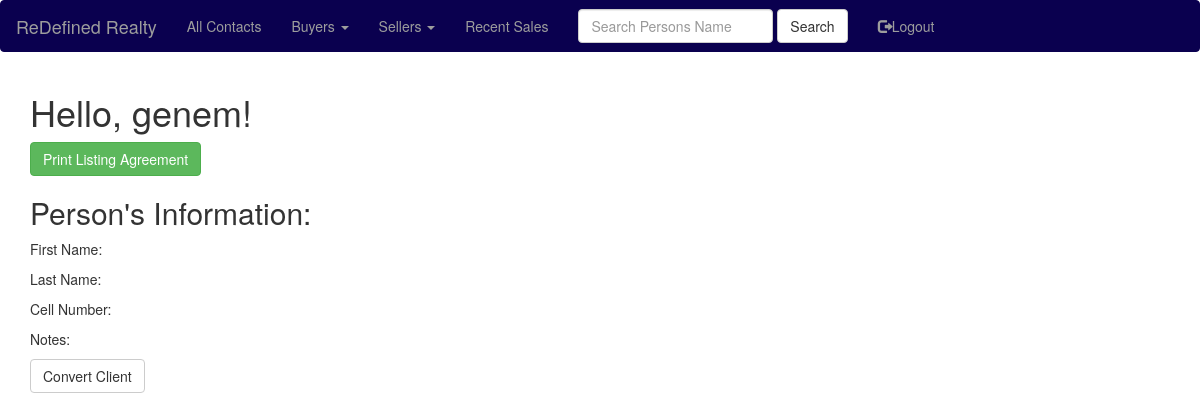
Page /convert_client/5 (signed in) on the earlier database version.
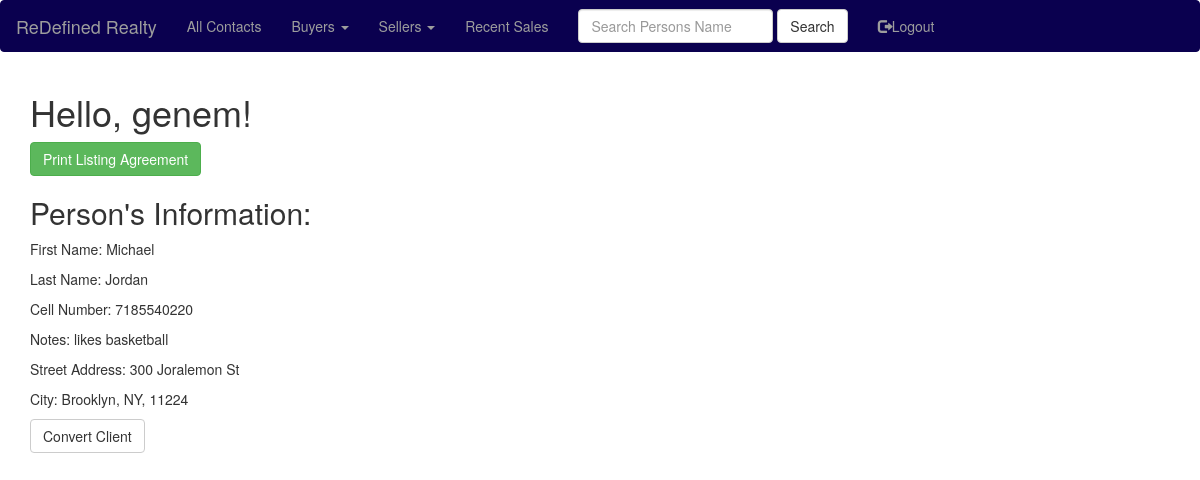
Same page on the later database version.
### app/models.py (models this page shows, shortened)
class People(db.Model):
    id = db.Column(db.Integer, primary_key=True)
    first_name=db.Column(db.String(20))
    last_name=db.Column(db.String(20))
    phone_cell=db.Column(db.Integer)
    ptype=db.Column(db.String(6))
    pstatus=db.Column(db.String(7))
    notes=db.Column(db.String(140))
    house_number=db.Column(db.String(140))
    street_name=db.Column(db.String(140))
    city_name=db.Column(db.String(140))
    state_name=db.Column(db.String(140))
    zip_code=db.Column(db.String(140))
    price=db.Column(db.Integer)
    user_account_pk=db.Column(db.Integer, db.ForeignKey('user.id'))
    ProfileNotes=db.relationship('ProfileNotes', backref='peopleprofilenotes', lazy='dynamic')

### app/routes.py (the view)
@app.route('/convert_client/<people_id>', methods=['GET', 'POST'])
@login_required
def convert_client(people_id):
    currentuser = User.query.filter_by(username=current_user.username).first()
    user_account_pk = currentuser.id
    select_people = People.query.filter_by(user_account_pk=user_account_pk, id=people_id).first()
    form = ConvertClientForm()
    if form.validate_on_submit():
        convertclient(user_account_pk=user_account_pk, people_id=people_id)
        delete_client(user_account_pk=user_account_pk, people_id=people_id)
        return redirect(url_for('recentsales'))
    return render_template('convert_client.html', title = 'Convert Client', select_people=select_people, form=form)

### app/forms.py
class ConvertClientForm(FlaskForm):
    submit = SubmitField('Convert Client')

### app/models.py (called while the page is built)
@login.user_loader
def load_user(id):
    return User.query.get(int(id))

### app/templates/convert_client.html
{% extends "base.html" %}
{% import 'bootstrap/wtf.html' as wtf %}
{% block app_content %}
    <h1>Hello, {{ current_user.username }}!</h1>
    <div class="wrapper">
        <div class="row">
            <div class="col-sm-6">
                <div class="sampleFields">
                    <div class="fieldControl">
                        <a href="{{ url_for('hello_pdf', fname=select_people.first_name, lname=select_people.last_name, ) }}" class="btn btn-success">Print Listing Agreement</a>
                    </div>
                    <h2>Person's Information:</h2>
                    <div><p>First Name: {{ select_people.first_name }}</p></div>
                    <div><p>Last Name: {{ select_people.last_name }}</p></div>
                    <div><p>Cell Number: {{ select_people.phone_cell }}</p></div>
                    <div><p>Notes: {{ select_people.notes }}</p></div>
                    {% if select_people.house_number %}
                    <div><p>Street Address: {{ select_people.house_number }} {{ select_people.street_name }}</p></div>
                    <div><p>City: {{ select_people.city_name }}, {{ select_people.state_name }}, {{ select_people.zip_code }}</p></div>
                    {% endif %}
                </div>
            </div>
        </div>
    </div>
    <div class="row">
        <div class="col-md-4">
            {{ wtf.quick_form(form) }}
        </div>
    </div>
{% endblock %}

Differences in the rows shown:
added People: first_name "Michael", last_name "Jordan", phone_cell "7185540220", notes "likes basketball", house_number "300", street_name "Joralemon St", city_name "Brooklyn", state_name "NY", zip_code "11224"
Other differences:
text now shown: "Street Address: City: , ,"
